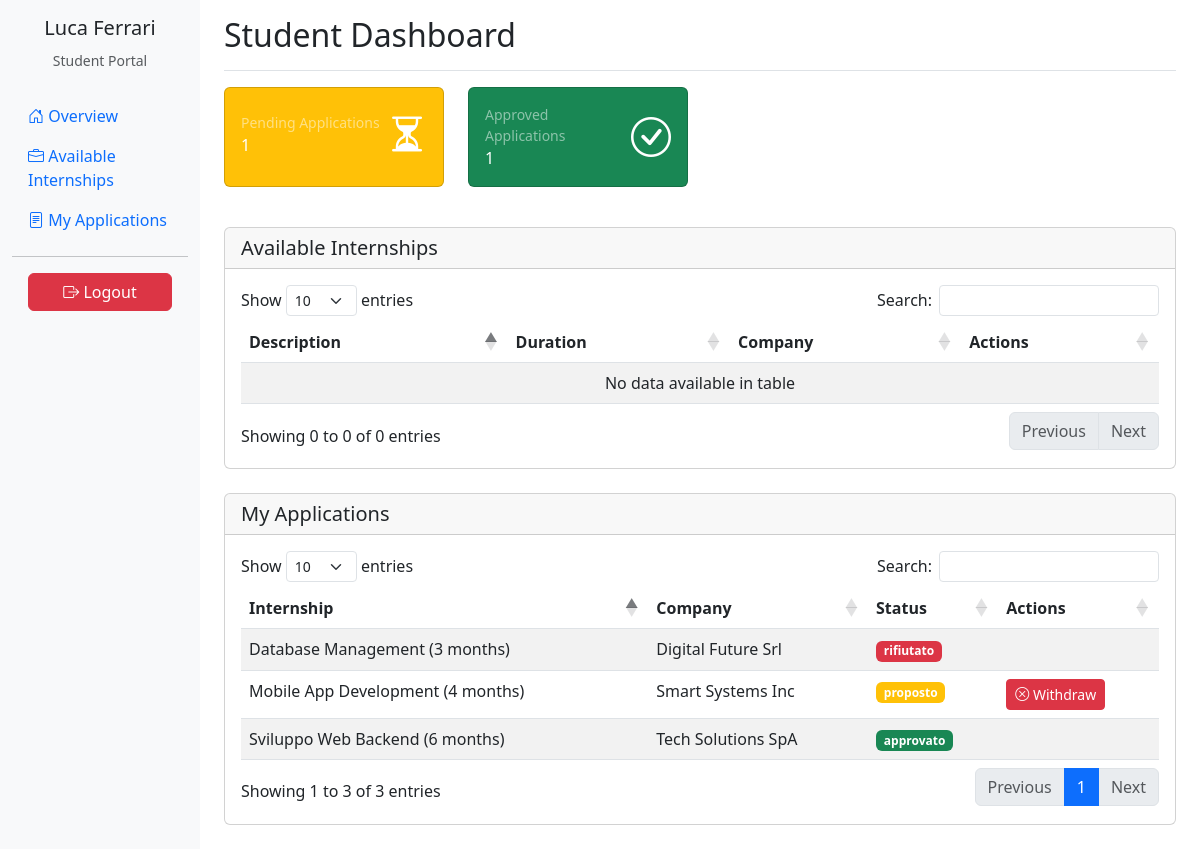
The app's page /student_dashboard.php (signed in) with its own data.
### tables this page shows
CREATE TABLE `accordo` (
  `id` int(11) NOT NULL,
  `studente_id` int(11) NOT NULL,
  `tirocinio_id` int(11) NOT NULL,
  `stato` enum('proposto','approvato','rifiutato') NOT NULL
);

CREATE TABLE `tirocinio` (
  `id` int(11) NOT NULL,
  `descrizione` text DEFAULT NULL,
  `durata` int(11) DEFAULT NULL,
  `azienda_id` int(11) NOT NULL
);

CREATE TABLE `azienda` (
  `id` int(11) NOT NULL,
  `nome` varchar(255) NOT NULL,
  `indirizzo` varchar(255) DEFAULT NULL,
  `telefono` varchar(20) DEFAULT NULL,
  `password` varchar(255) NOT NULL
);

### classes/database.php (called while the page is built, shortened)
<?php
class Database {
    public function __construct() {
        $this->conn = new mysqli('localhost', 'root', '', 'gestionale_tirocini');
    }
}

### classes/agreement.php (called while the page is built, shortened)
<?php
require_once 'database.php';
class Agreement extends Database {
    public static function getAll() {
        $db = new Database();
        $result = $db->conn->query("SELECT * FROM accordo");
        return $result->fetch_all(MYSQLI_ASSOC);
    }
}

### classes/internship.php (called while the page is built, shortened)
<?php
require_once 'Database.php';
class Internship extends Database {
    public static function getAll() {
        $db = new Database();
        $result = $db->conn->query("SELECT * FROM tirocinio");
        return $result->fetch_all(MYSQLI_ASSOC);
    }
}

### classes/company.php (called while the page is built, shortened)
<?php
require_once 'database.php';
class Company extends Database {
    public static function getAll() {
        $db = new Database();
        $result = $db->conn->query("SELECT * FROM azienda");
        return $result->fetch_all(MYSQLI_ASSOC);
    }
}

### public/student_dashboard.php (the view, shortened to what this page needs)
<?php
require_once "../classes/Database.php";
require_once "../classes/Internship.php";
require_once "../classes/Agreement.php";
require_once "../classes/Company.php";
$student = new Student();
$student->read($_SESSION["id"]);
$company = new Company();
$companies = $company->getAll();
$internship = new Internship();
$internships = $internship->getAll();
$agreement = new Agreement();
$agreements = $agreement->getAll();
$student_id = $_SESSION['id'];
$pending_count = count(array_filter($agreements, function($a) use ($student_id) {
    return $a['studente_id'] == $student_id && $a['stato'] == 'proposto';
}));
$approved_count = count(array_filter($agreements, function($a) use ($student_id) {
    return $a['studente_id'] == $student_id && $a['stato'] == 'approvato';
}));
function getCompanyName($companies, $company_id) {
    foreach($companies as $company) {
        if($company['id'] == $company_id) {
            return $company['nome'];
        }
    }
    return "Unknown Company";
}
?>
<!DOCTYPE html>
<html lang="en">
<head>
    <link href="https://cdn.jsdelivr.net/npm/bootstrap@5.3.0/dist/css/bootstrap.min.css" rel="stylesheet">
    <link href="https://cdn.datatables.net/1.13.7/css/dataTables.bootstrap5.min.css" rel="stylesheet">
    <link href="https://cdn.jsdelivr.net/npm/bootstrap-icons@1.11.3/font/bootstrap-icons.min.css" rel="stylesheet">
</head>
<body>
    <div class="container-fluid">
        <div class="row">
            <div class="col-md-3 col-lg-2 d-md-block bg-light sidebar collapse">
                <div class="position-sticky pt-3">
                    <div class="text-center mb-4">
                        <h5><?php echo htmlspecialchars($student->nome); ?></h5>
                        <small class="text-muted">Student Portal</small>
                    </div>
                    <ul class="nav flex-column">
                        <li class="nav-item">
                            <a class="nav-link active" href="#overview">
                                <i class="bi bi-house-door"></i> Overview
                            </a>
                        </li>
                        <li class="nav-item">
                            <a class="nav-link" href="#internships">
                                <i class="bi bi-briefcase"></i> Available Internships
                            </a>
                        </li>
                        <li class="nav-item">
                            <a class="nav-link" href="#applications">
                                <i class="bi bi-file-text"></i> My Applications
                            </a>
                        </li>
                    </ul>
                    <hr>
                    <div class="px-3">
                        <a href="logout.php" class="btn btn-danger w-100">
                            <i class="bi bi-box-arrow-right"></i> Logout
                        </a>
                    </div>
                </div>
            </div>
            <main class="col-md-9 ms-sm-auto col-lg-10 px-md-4">
                <div class="d-flex justify-content-between flex-wrap flex-md-nowrap align-items-center pt-3 pb-2 mb-3 border-bottom">
                    <h1 class="h2">Student Dashboard</h1>
                </div>
                <div class="row mb-4">
                    <div class="col-xl-3 col-sm-6 mb-3">
                        <div class="card text-white bg-warning h-100">
                            <div class="card-body">
                                <div class="d-flex justify-content-between align-items-center">
                                    <div>
                                        <div class="small text-white-50">Pending Applications</div>
                                        <div class="huge"><?php echo $pending_count; ?></div>
                                    </div>
                                    <i class="bi bi-hourglass-split fs-1"></i>
                                </div>
                            </div>
                        </div>
                    </div>
                    <div class="col-xl-3 col-sm-6 mb-3">
                        <div class="card text-white bg-success h-100">
                            <div class="card-body">
                                <div class="d-flex justify-content-between align-items-center">
                                    <div>
                                        <div class="small text-white-50">Approved Applications</div>
                                        <div class="huge"><?php echo $approved_count; ?></div>
                                    </div>
                                    <i class="bi bi-check-circle fs-1"></i>
                                </div>
                            </div>
                        </div>
                    </div>
                </div>
                <div class="card mb-4">
                    <div class="card-header">
                        <h5 class="mb-0">Available Internships</h5>
                    </div>
                    <div class="card-body">
                        <table class="table table-striped" id="internshipsTable">
                            <thead>
                                <tr>
                                    <th>Description</th>
                                    <th>Duration</th>
                                    <th>Company</th>
                                    <th>Actions</th>
                                </tr>
                            </thead>
                            <tbody>
                            </tbody>
                        </table>
                    </div>
                </div>
                <div class="card mb-4">
                    <div class="card-header">
                        <h5 class="mb-0">My Applications</h5>
                    </div>
                    <div class="card-body">
                        <table class="table table-striped" id="applicationsTable">
                            <thead>
                                <tr>
                                    <th>Internship</th>
                                    <th>Company</th>
                                    <th>Status</th>
                                    <th>Actions</th>
                                </tr>
                            </thead>
                            <tbody>
                                <?php
                                foreach($agreements as $row) {
                                    if($row['studente_id'] == $student_id) {
                                        echo "<tr>";
                                        foreach($internships as $internship) {
                                            if($internship['id'] == $row['tirocinio_id']) {
                                                echo "<td>" . htmlspecialchars($internship["descrizione"]) .
                                                     " (" . htmlspecialchars($internship["durata"]) . " months)</td>";
                                                echo "<td>" . htmlspecialchars(getCompanyName($companies, $internship["azienda_id"])) . "</td>";
                                                break;
                                            }
                                        }
                                        echo "<td><span class='badge bg-" .
                                             ($row["stato"] == "proposto" ? "warning" :
                                             ($row["stato"] == "approvato" ? "success" : "danger")) .
                                             "'>" . htmlspecialchars($row["stato"]) . "</span></td>";
                                        echo "<td>";
                                        if($row["stato"] == "proposto") {
                                            echo "<button class='btn btn-sm btn-danger' onclick='withdrawApplication({$row["id"]})'>
                                                    <i class='bi bi-x-circle'></i> Withdraw
                                                  </button>";
                                        }
                                        echo "</td></tr>";
                                    }
                                }
                                ?>
                            </tbody>
                        </table>
                    </div>
                </div>
            </main>
        </div>
    </div>
</body>
</html>

### records on screen
accordo: studente "1", stato "approvato"
tirocinio: descrizione "Sviluppo Web Backend", durata "6", azienda.nome "Tech Solutions SpA"
accordo: stato "rifiutato"
tirocinio: descrizione "Database Management", durata "3", azienda.nome "Digital Future Srl"
accordo: stato "proposto"
tirocinio: descrizione "Mobile App Development", durata "4", azienda.nome "Smart Systems Inc"

### other values on screen
$student->nome "Luca Ferrari"
